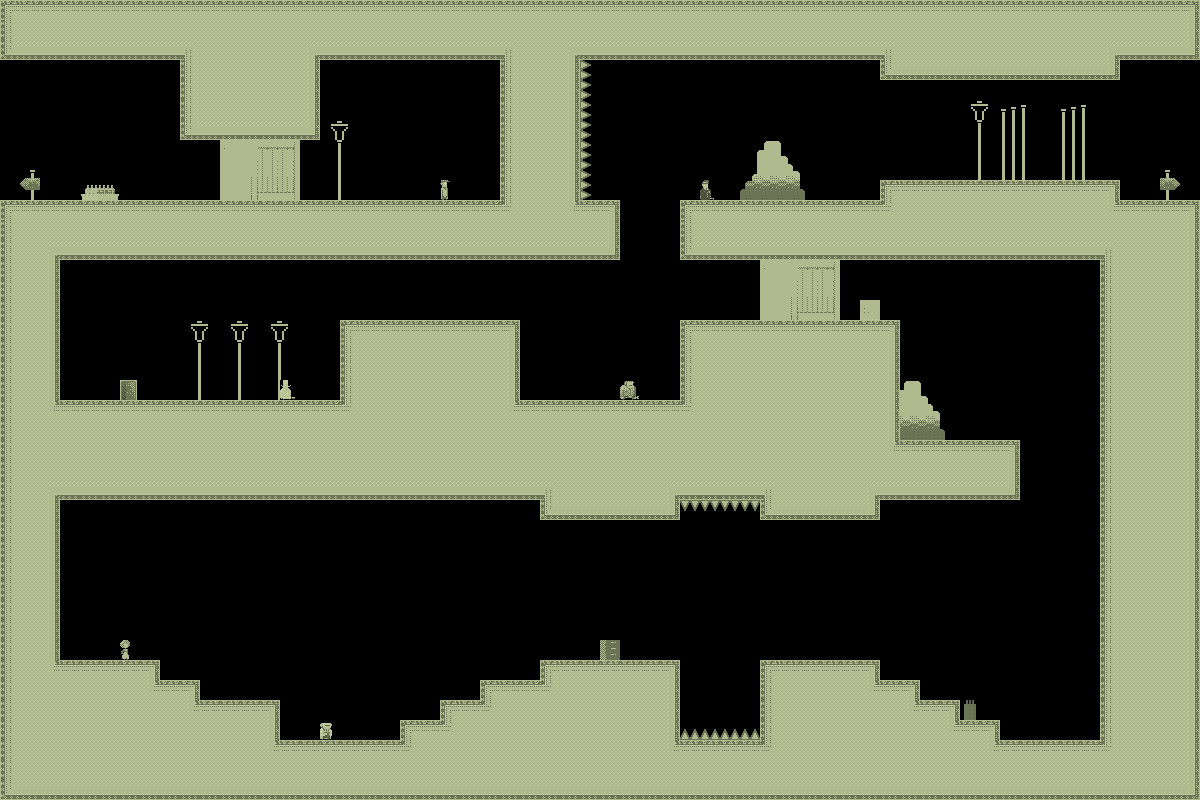

Below is a game level as drawn by its tile map, then a one-line description and the .tmx that defines it (tile-layer data replaced by summaries):
An orthogonal 60x40 tile map with 20x20 px tiles, 1 tile layer (bg) and 2 objects.

<map version="1.0" orientation="orthogonal" width="60" height="40" tilewidth="20" tileheight="20">
 <tileset firstgid="1" name="tiles_sydney" tilewidth="20" tileheight="20">
  <image source="../../../../../SuperLemonadeFactory1989Content/Lemonade/tiles_sydney.png" width="400" height="400" />
  <terraintypes>
   <terrain name="regularBlocks" tile="-1" />
  </terraintypes>
  <tile id="8" terrain=",,,0" />
  <tile id="9" terrain=",,0,0" />
  <tile id="10" terrain=",,0,0" />
  <tile id="11" terrain=",,0,0" />
  <tile id="12" terrain=",,0,0" />
  <tile id="13" terrain=",,0,0" />
  <tile id="14" terrain=",,0," />
  <tile id="15" terrain="0,0,0," />
  <tile id="16" terrain="0,0,,0" />
  <tile id="28" terrain=",0,,0" />
  <tile id="34" terrain="0,,0," />
  <tile id="35" terrain="0,,0,0" />
  <tile id="36" terrain=",0,0,0" />
  <tile id="48" terrain=",0,,0" />
  <tile id="54" terrain="0,,0," />
  <tile id="68" terrain=",0,,0" />
  <tile id="74" terrain="0,,0," />
  <tile id="88" terrain=",0,,0" />
  <tile id="94" terrain="0,,0," />
  <tile id="108" terrain=",0,,0" />
  <tile id="114" terrain="0,,0," />
  <tile id="128" terrain=",0,," />
  <tile id="129" terrain="0,0,," />
  <tile id="130" terrain="0,0,," />
  <tile id="131" terrain="0,0,," />
  <tile id="132" terrain="0,0,," />
  <tile id="133" terrain="0,0,," />
  <tile id="134" terrain="0,,," />
  <tile id="194" terrain="0,0,0,0" />
  <tile id="356">
   <properties>
    <property name="LargeCrate" value="" />
   </properties>
  </tile>
  <tile id="380">
   <properties>
    <property name="Andre" value="" />
   </properties>
  </tile>
  <tile id="381">
   <properties>
    <property name="Liselot" value="" />
   </properties>
  </tile>
  <tile id="382">
   <properties>
    <property name="Amsterdaam" value="" />
   </properties>
  </tile>
  <tile id="383">
   <properties>
    <property name="Worker" value="" />
   </properties>
  </tile>
  <tile id="384">
   <properties>
    <property name="Inspector" value="" />
   </properties>
  </tile>
  <tile id="385">
   <properties>
    <property name="Chef" value="" />
   </properties>
  </tile>
  <tile id="386">
   <properties>
    <property name="Exit" value="" />
   </properties>
  </tile>
  <tile id="387">
   <properties>
    <property name="Trampoline" value="" />
   </properties>
  </tile>
  <tile id="388">
   <properties>
    <property name="SmallCrate" value="" />
   </properties>
  </tile>
  <tile id="389">
   <properties>
    <property name="SugarBag" value="" />
   </properties>
  </tile>
 </tileset>
 <layer name="bg" width="60" height="40">
  <data>[2400 cells, 1375 non-empty, 92 distinct tile ids]</data>
 </layer>
 <objectgroup name="boxes" width="60" height="40">
  <object x="1060" y="340">
   <polyline points="0,0 0,340" />
  </object>
  <object x="720" y="520">
   <polyline points="0,0 0,200" />
  </object>
 </objectgroup>
</map>
